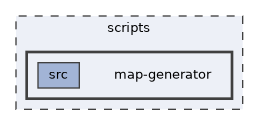
#> input picture dir_9f96819307b05b1f5e5a53e69e7c5a0b_dep.png, 259 x 125 px
$ python parse_corlor.py ../../dir_9f96819307b05b1f5e5a53e69e7c5a0b_dep.png
#> lines starting #> are read from the running program, lines starting #| are printed output that depends on the picture
from PIL import Image
import sys


def get_used_colors(image_path):
    img = Image.open(image_path)
#> img is the input picture: PIL image 259x125 RGBA; mean R, G, B, A 141.8, 144, 148.9, 168.3

    # Convert to RGB so colors have a consistent format
    img = img.convert("RGB")
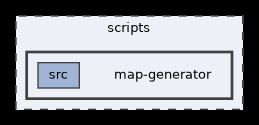
#> img: PIL image 259x125 RGB; mean R, G, B 141.8, 144, 148.9

    colors = set(img.getdata())
#> colors = 278 items

    return colors


if __name__ == "__main__":
    if len(sys.argv) != 2:
        print(f"Usage: python {sys.argv[0]} <image.bmp>")
        sys.exit(1)

    colors = get_used_colors(sys.argv[1])
#> colors = 278 items

    print(f"Found {len(colors)} unique colors:\n")
#| Found 278 unique colors:

    for i, color in enumerate(colors):
        print(str(i) + ";" + ";".join([str(x) for x in list(color)]))
#> this loop made 278 passes
#> color on passes 1 to 3: (179, 181, 186), (218, 221, 228), (41, 45, 54)
#| 0;179;181;186
#| 1;218;221;228
#| 2;41;45;54
#| 3;225;228;234
#| 4;230;232;239
#| 5;180;183;188
#| 6;237;240;248
#| 7;64;65;67
#> (further printed lines are left out)
